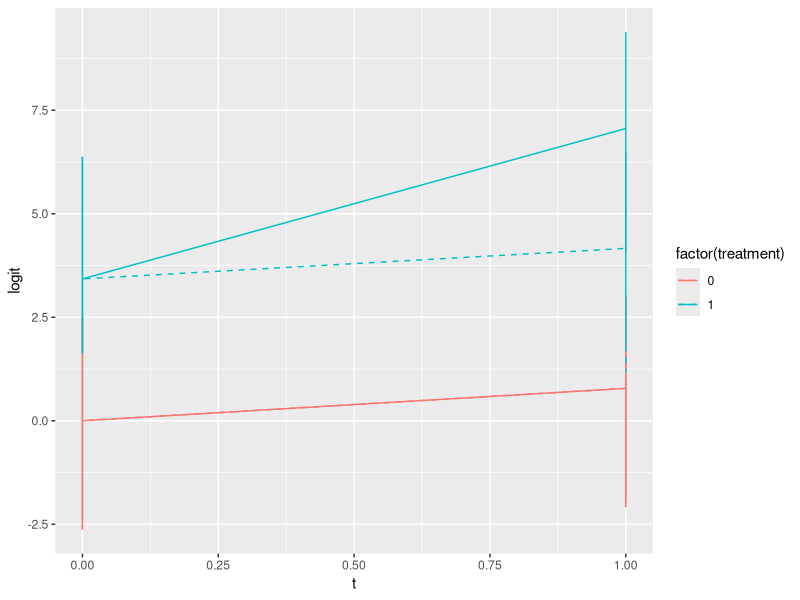
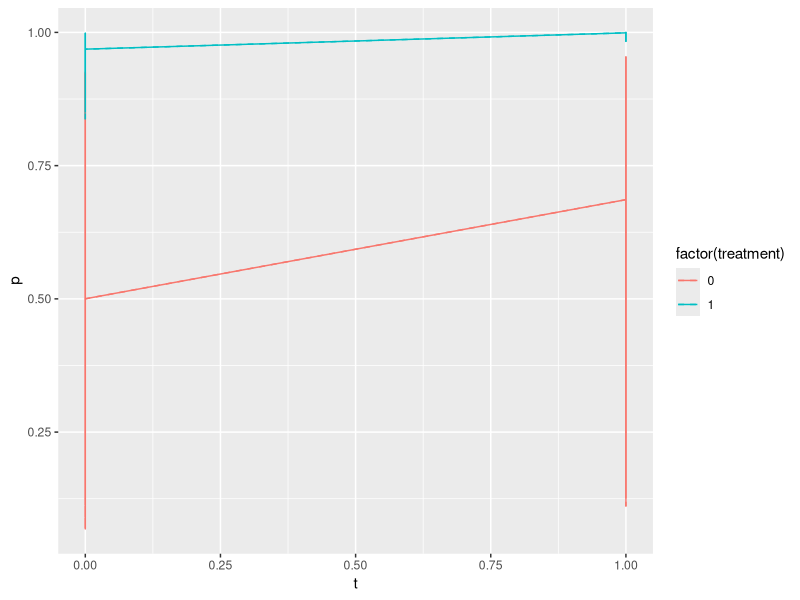
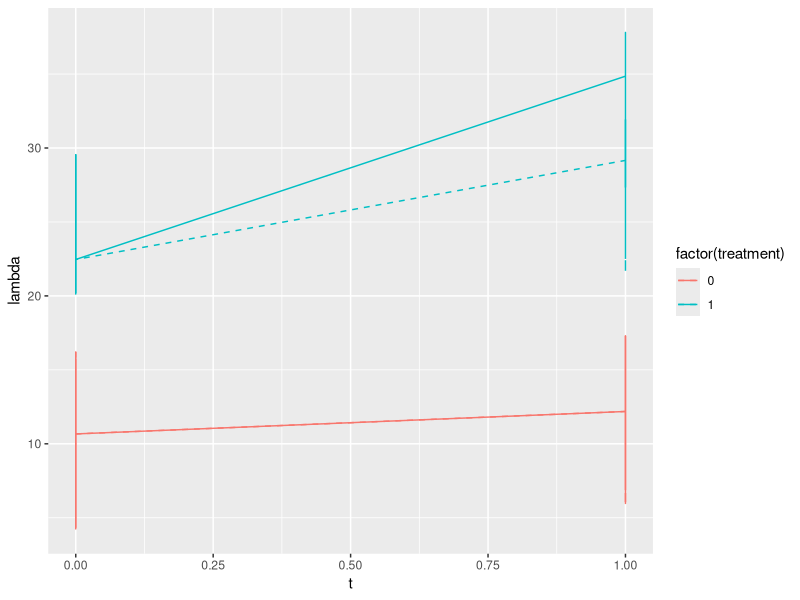
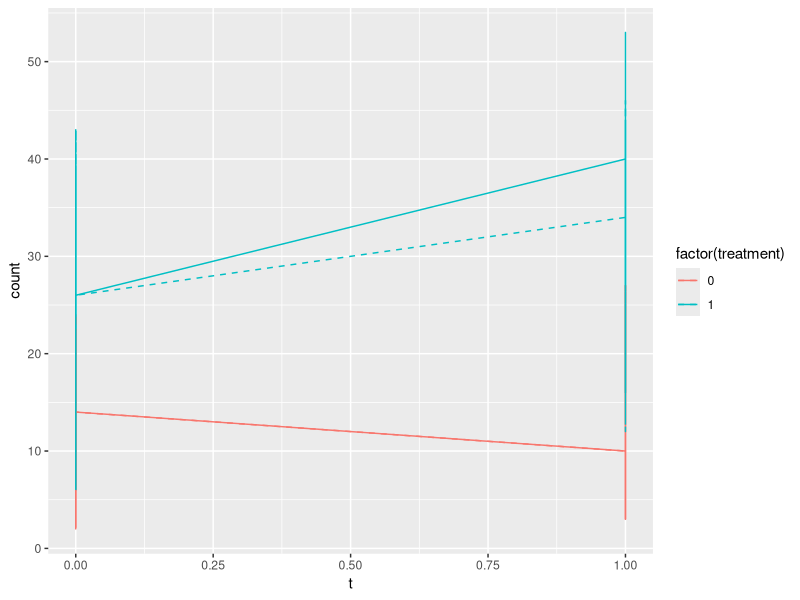

R code for these plots, in order:
## ---- chunk 1
knitr::opts_chunk$set(echo = TRUE)
library(ggplot2)
library(dplyr)
## ---- chunk 2
inverse_logit = function(logit) {
  return (exp(logit)/(1+exp(logit)))
}
## ---- chunk 3
# Binary Timepoint
t = c(rep(0,500), rep(1,500), rep(0,500), rep(1,500))
# Binaray Treatment
treatment = c(rep(0,1000), rep(1,1000))
x = c(rnorm(1000, 0, 1), rnorm(1000, 0.5, 1))

alpha = rnorm(1,0,1)
gamma = rnorm(1,3,1)
delta_t = rnorm(1,0,1)
tau = rnorm(1,3,1)
beta = rnorm(1,0,1)
error = rnorm(length(treatment), 0, 0.3)
logit = alpha + gamma*treatment + delta_t*t + tau*t*treatment + beta*x + 
  error
p = inverse_logit(logit)

# remove tau term, assuming no treatment
logit_projection = alpha + gamma*treatment + delta_t*t + beta*x + 
  error
p_projection = inverse_logit(logit)
## ---- chunk 4
df = data.frame(t = t, treatment = treatment, logit = logit, p = p, 
                logit_projection = logit_projection, p_projection = p_projection)
ggplot(df, aes(x=t, color=factor(treatment))) + 
  geom_line(aes(y=logit)) + 
  geom_line(aes(y=logit_projection), linetype = "dashed")

ggplot(df, aes(x=t, color=factor(treatment))) + 
  geom_line(aes(y=p)) + 
  geom_line(aes(y=p_projection), linetype = "dashed")
## ---- chunk 5
# Binary Timepoint
t = c(rep(0,500), rep(1,500), rep(0,500), rep(1,500))
# Binaray Treatment
treatment = c(rep(0,1000), rep(1,1000))
x = c(rnorm(1000, 5, 1), rnorm(1000, 8, 1))

alpha = rnorm(1,1,1)
gamma = rnorm(1,10,1)
delta_t = rnorm(1,1,1)
tau = rnorm(1,5,1)
beta = rnorm(1,1,1)
error = rnorm(length(treatment), 0, 0.3)
lambda = alpha + gamma*treatment + delta_t*t + tau*t*treatment + beta*x + 
  error
count = rpois(length(lambda), lambda)

# get projection count via inverse cdf sampling
# remove tau term, assuming no treatment
lambda_projection = alpha + gamma*treatment + delta_t*t + beta*x + 
  error
count_projection = qpois(ppois(count, lambda), lambda_projection)
## ---- chunk 6
df = data.frame(t = t, treatment = treatment, lambda = lambda, count = count, 
                lambda_projection = lambda_projection, count_projection = count_projection)
ggplot(df, aes(x=t, color=factor(treatment))) + 
  geom_line(aes(y=lambda)) + 
  geom_line(aes(y=lambda_projection), linetype = "dashed")

ggplot(df, aes(x=t, color=factor(treatment))) + 
  geom_line(aes(y=count)) + 
  geom_line(aes(y=count_projection), linetype = "dashed")
